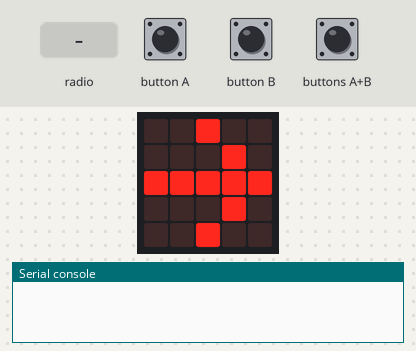
Bench run of a program on a simulated BBC micro:bit (MakeCode). Shown: the board's 5×5 LED display, the last lines printed to the serial console. The inputs (shaded band) are chosen by the test bench. No radio messages arrive unless stated (any console line starting 'radio sent:' is added by the test bench).

Above: at 1.8 s.
1.9 s: button A pressed for 0.15 s
At 2.9 s:
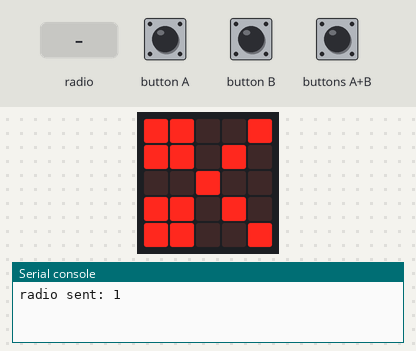
3.5 s: radio message "1" arrives
At 5.4 s:
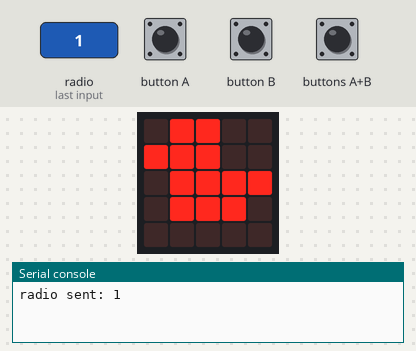
6.5 s: radio message "0" arrives
At 9.3 s:
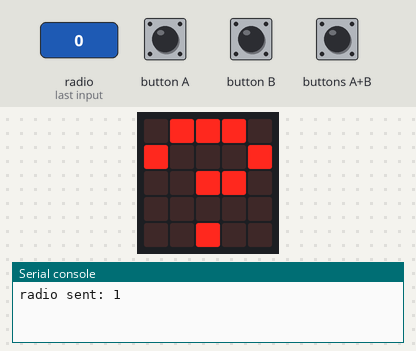
9.5 s: button B pressed for 0.15 s
At 11.7 s:
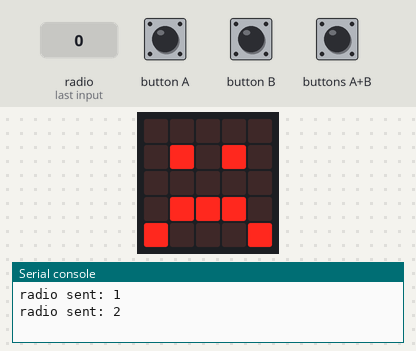
12.6 s: radio message "5" arrives
At 15.5 s:
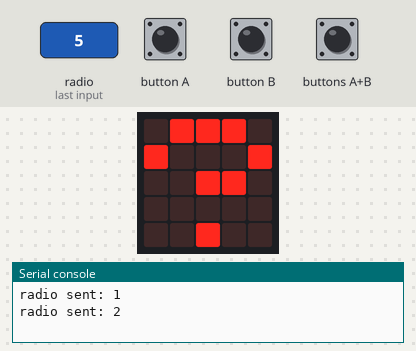
15.6 s: buttons A+B pressed for 0.15 s
At 16.9 s:
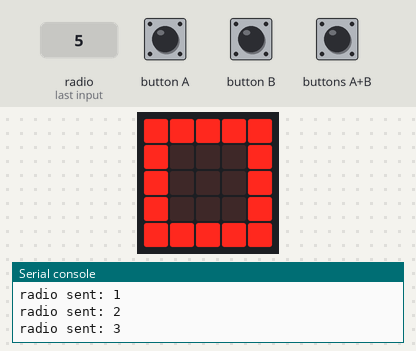
Timing chart, 0 to 18.6 s (numbered marks = the images above; inputs shaded):
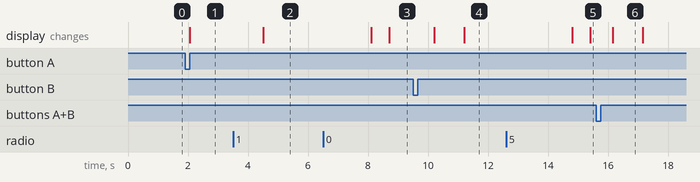

Measured:
- after the input at 1.9 s, the display: changes after 0.15 s (image 1)
- after the input at 3.5 s, the display: changes after 1.0 s (image 2)
- after the input at 6.5 s, the display: first differs from a run without the input after 2.2 s (image 3)
- after the input at 9.5 s, the display: first changes after 0.70 s (image 4 shows a later state)
- after the input at 12.6 s, the display: first differs from a run without the input after 2.8 s (image 5)
- after the input at 15.6 s, the display: changes after 0.55 s (image 6)
- what the display in image 6 shows lasts 1.0 s, from 16.2 s to 17.2 s

The program:

main.ts
```typescript
radio.onReceivedNumber(function (receivedNumber) {
    你出拳 = receivedNumber
    while (我出拳 == 0) {
        basic.showString("?")
    }
    basic.pause(1000)
    比輸贏()
    basic.pause(3000)
    設定初值()
})
input.onButtonPressed(Button.A, function () {
    if (我出拳 == 0) {
        我出拳 = 1
        basic.showIcon(IconNames.Scissors)
        radio.sendNumber(我出拳)
    }
})
function 設定初值 () {
    basic.showArrow(ArrowNames.East)
    你出拳 = 0
    我出拳 = 0
}
function 比輸贏 () {
    if (我出拳 == 你出拳) {
        basic.showIcon(IconNames.Duck)
    } else if (我出拳 == 1 && 你出拳 == 3) {
        basic.showIcon(IconNames.Happy)
    } else if (我出拳 == 2 && 你出拳 == 1) {
        basic.showIcon(IconNames.Happy)
    } else if (我出拳 == 3 && 你出拳 == 2) {
        basic.showIcon(IconNames.Happy)
    } else {
        basic.showIcon(IconNames.Sad)
    }
}
input.onButtonPressed(Button.AB, function () {
    if (我出拳 == 0) {
        我出拳 = 3
        basic.showIcon(IconNames.Square)
        radio.sendNumber(我出拳)
    }
})
input.onButtonPressed(Button.B, function () {
    if (我出拳 == 0) {
        我出拳 = 2
        basic.showIcon(IconNames.SmallDiamond)
        radio.sendNumber(我出拳)
    }
})
let 我出拳 = 0
let 你出拳 = 0
radio.setGroup(50)
設定初值()
basic.forever(function () {

})
```

test.ts
```typescript
// 在這裡測試；當此封包作為擴充功能時，將不會編譯此內容。
```
